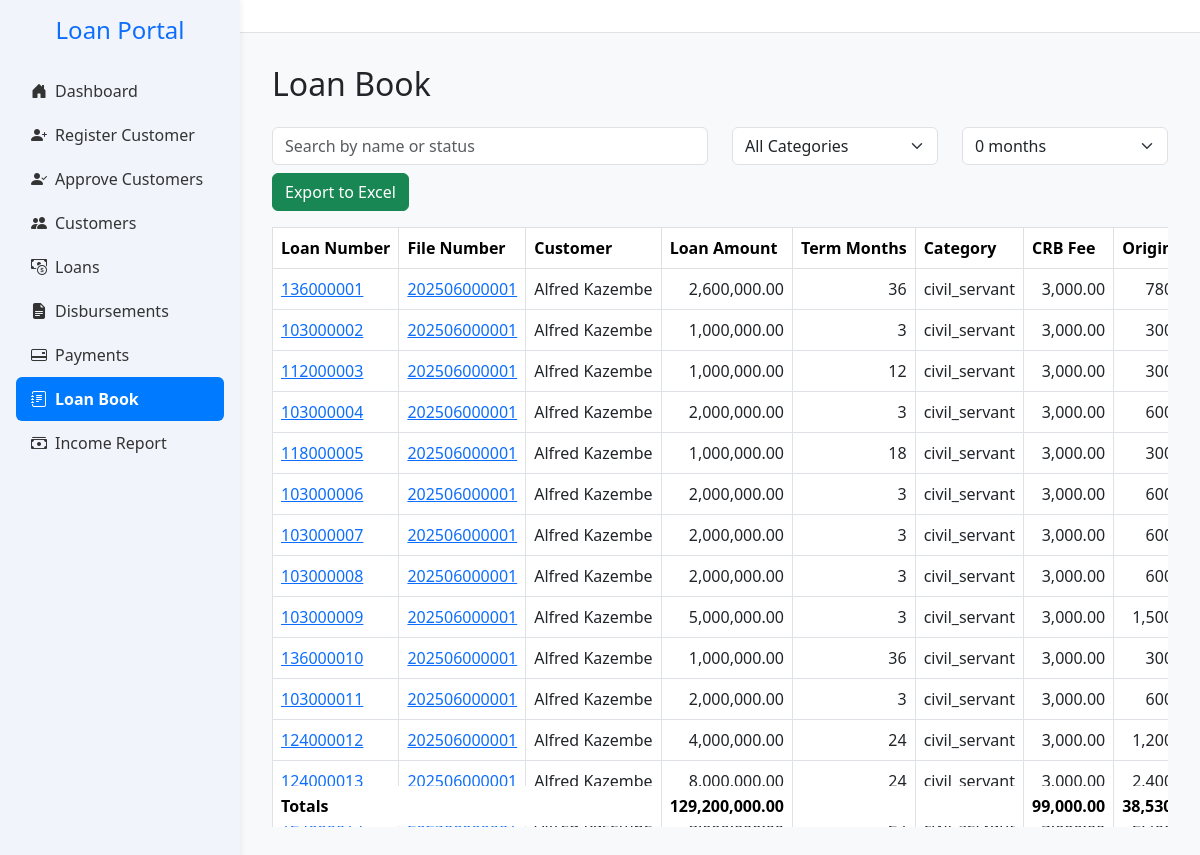
The page /loanbook on the database its author committed.
### app.py (models this page shows, shortened)
class LoanApplication(db.Model):
    __tablename__ = 'loan_applications'
    id = db.Column(db.Integer, primary_key=True)
    customer_id = db.Column(db.Integer, db.ForeignKey('customers.id'), nullable=False)
    loan_amount = db.Column(db.Float,nullable=False, default=0.0)
    status = db.Column(db.String(20), default='pending')
    created_at = db.Column(db.DateTime, default=datetime.utcnow)
    term_months = db.Column(db.Integer)
    monthly_instalment = db.Column(db.Float)
    total_repayment = db.Column(db.Float)
    effective_rate = db.Column(db.Float)
    category = db.Column(db.String(50))
    loan_category = db.Column(db.Integer, nullable=False)
    disbursed = db.Column(db.Boolean, default=False)
    disbursed_bank = db.Column(db.String(100))
    crb_fees = db.Column(db.Float, default=3000)
    origination_fees = db.Column(db.Float)
    insurance_fees = db.Column(db.Float)
    total_fees = db.Column(db.Float)
    collection_fees = db.Column(db.Float)
    schedule_id = db.Column(
    db.Integer,
    db.ForeignKey('repayment_schedules.id', use_alter=True, name='fk_schedule_id'),
    nullable=True
    )
    loan_number = db.Column(db.String(20), nullable=True, unique=True)
    file_number = db.Column(db.String(50))
    date_created = db.Column(db.DateTime, default=datetime.utcnow)
    disbursement_date = db.Column(db.Date, nullable=True)
    cash_to_client = db.Column(db.Float,nullable=False, default=0.0)
    top_up_interest = db.Column(db.Float, default=0.0)
    settlement_interest = db.Column(db.Float, default=0.0)
    closure_type = db.Column(db.String(20))  # 'settlement' or 'topup'
    closure_date = db.Column(db.DateTime)
    top_up_of = db.Column(db.Integer, db.ForeignKey('loan_applications.id'), nullable=True)
    application_status = db.Column(db.String(20), nullable=False, default='pending')
    loan_state = db.Column(db.String(20), nullable=False, default='active')
    performance_status = db.Column(db.String(20), nullable=False, default='performing')
    top_up_balance = db.Column(db.Float, default=0.0)
    settlement_balance = db.Column(db.Float, default=0.0)
    current_balance = db.Column(db.Float, default=0.0)
    settlement_type = Column(Enum(SettlementTypeEnum), nullable=True)
    settling_institution = Column(String(255), nullable=True)  # only if third_party
    settlement_reason = db.Column(db.String(255), nullable=True)
    vote_id = db.Column(db.Integer, db.ForeignKey('votes.id'))
    outstanding_fees = db.Column(db.Float, default=0.0)
    pricing_version = db.Column(db.Integer, default=1)
    applied_interest_rate = db.Column(db.Float)
    applied_collection_fee = db.Column(db.Float)
    written_off_amount = db.Column(db.Float, default=0.0)
    insurance_settlement_amount = db.Column(db.Float, default=0.0)
    parent_loan_id = db.Column(
        db.Integer,
        db.ForeignKey('loan_applications.id'),
        nullable=True
    )
    vote = db.relationship('Vote', backref='loan_applications')
    topups = db.relationship(
        'LoanApplication',
        foreign_keys=[parent_loan_id],  # 👈 Specify which foreign key to use
        backref=db.backref('parent_loan', remote_side=[id]),
        cascade='all, delete-orphan'
    )
    payments = db.relationship('Payment', back_populates='loan', cascade='all, delete-orphan')
    customer = db.relationship('Customer', back_populates='loans')
    repayment_schedules = db.relationship(
        'RepaymentSchedule',
        back_populates='loan',
        cascade='all, delete-orphan',
        foreign_keys='RepaymentSchedule.loan_id'
        )
    from datetime import datetime
    from dateutil.relativedelta import relativedelta   # already using
    import calendar

class Customer(db.Model):
    __tablename__ = 'customers'
    id = db.Column(db.Integer, primary_key=True)
    national_id = db.Column(db.String(20), unique=True, nullable=False)
    first_name = db.Column(db.String(100), nullable=False)
    last_name = db.Column(db.String(100), nullable=False)
    gender = db.Column(db.String(10))
    dob = db.Column(db.String(20))
    title = db.Column(db.String(20))
    email = db.Column(db.String(100), nullable=False)
    contact = db.Column(db.String(20))
    address = db.Column(db.String(255))
    next_of_kin_name = db.Column(db.String(20),nullable=False)
    next_of_kin_relationship = db.Column(db.String(20),nullable=False)
    next_of_kin_contact = db.Column(db.String(20))
    employer = db.Column(db.String(100), nullable=False)
    job_title = db.Column(db.String(100))
    salary = db.Column(db.Float)
    service_length = db.Column(db.String(50))
    bank_name = db.Column(db.String(100))
    bank_account = db.Column(db.String(20), nullable=False)
    salary_deposited = db.Column(db.String(10))
    district = db.Column(db.String(100))
    region = db.Column(db.String(100))
    amount_requested = db.Column(db.Float)
    status = db.Column(db.String(20), default='pending')
    is_approved_for_creation = db.Column(db.Boolean, default=False)
    maker_id = db.Column(db.Integer, nullable=False)
    checker_id = db.Column(db.Integer)
    is_approved_for_deletion = db.Column(db.Boolean, default=False)
    file_number = db.Column(db.String(20))
    created_at = db.Column(db.DateTime, default=datetime.utcnow)
    date_joined = db.Column(db.Date, nullable=True, index=True)
    is_voluntary_retirement_candidate = db.Column(db.Boolean, default=False)
    loans = db.relationship('LoanApplication', back_populates='customer')
    @property
    def is_voluntary_retirement_candidate(self):
        return self.years_in_service is not None and self.years_in_service >= 20

### app.py (the view, shortened to what this page needs)
@app.route('/loanbook')
def loanbook():
    try:
        page = int(request.args.get("page", 1))
        per_page = 1000
        ajax = request.args.get("ajax") == "true"
        loans_query = LoanApplication.query \
            .join(Customer, LoanApplication.customer_id == Customer.id) \
            .options(joinedload(LoanApplication.payments).joinedload(Payment.allocations))
        all_loans = loans_query.all()
        processed_loans = []
        for loan in all_loans:
            customer = loan.customer
            config = get_pricing_config(loan.category, loan.term_months, loan)
            loan_amount = loan.loan_amount or 0
            capitalized = (
                loan_amount
                + (loan_amount * config.get('origination', 0))
                + (loan_amount * config.get('insurance', 0))
                + config.get('crb', 0)
            )
            total_principal_paid = sum(
                (alloc.principal or 0)
                for p in loan.payments
                for alloc in p.allocations
            )
            remaining_balance = capitalized - (total_principal_paid or 0)
            processed_loans.append({
                'customer': {
                    'first_name': customer.first_name,
                    'last_name': customer.last_name,
                    'file_number': customer.file_number
                },
                'loan': {
                    'loan_number': loan.loan_number,
                    'amount': loan_amount,
                    'term': loan.term_months,
                    'category': loan.category,
                    'monthly_instalment': loan.monthly_instalment,
                    'total_repayment': loan.total_repayment,
                    'balance': round(remaining_balance, 2),
                    'disbursed': loan.disbursed,
                    'collection_fee': loan_amount * config.get('collection', 0)
                },
                'fees': {
                    'crb': config.get('crb', 0),
                    'origination': loan_amount * config.get('origination', 0),
                    'insurance': loan_amount * config.get('insurance', 0),
                    'total': (
                        config.get('crb', 0)
                        + (loan_amount * config.get('origination', 0))
                        + (loan_amount * config.get('insurance', 0))
                    )
                }
            })
        total_loans = len(processed_loans)
        start = (page - 1) * per_page
        end = start + per_page
        paginated_loans = processed_loans[start:end]
        has_next = end < total_loans
        totals = {
            "loan_amount": sum(loan["loan"]["amount"] or 0 for loan in processed_loans),
            "crb_fees": sum(loan["fees"]["crb"] or 0 for loan in processed_loans),
            "origination_fees": sum(loan["fees"]["origination"] or 0 for loan in processed_loans),
            "insurance_fees": sum(loan["fees"]["insurance"] or 0 for loan in processed_loans),
            "total_fees": sum(loan["fees"]["total"] or 0 for loan in processed_loans),
            "collection_fees": sum(
                loan["loan"]["collection_fee"] * (loan["loan"]["term"] or 0)
                for loan in processed_loans
            ),
            "total_balance": sum(loan["loan"]["balance"] or 0 for loan in processed_loans),
            "monthly_instalment": sum(loan["loan"]["monthly_instalment"] or 0 for loan in processed_loans),
            "total_repayment": sum(loan["loan"]["total_repayment"] or 0 for loan in processed_loans)
        }
        return render_template(
            'loanbook.html',
            loans=paginated_loans,
            page=page,
            has_next=has_next,
            loan_categories={loan['loan']['category'] for loan in processed_loans if loan['loan']['category']},
            loan_tenures=sorted({loan['loan']['term'] for loan in processed_loans if loan['loan']['term'] is not None}),
            totals=totals
        )
    except Exception as e:
        flash(f"Error loading loan book: {str(e)}", "danger")
        return redirect(url_for('home'))

### app.py (called while the page is built, shortened)
def get_pricing_config(category, term_months, loan=None):
    if loan and loan.applied_interest_rate is not None:
        return {
            'rate': loan.applied_interest_rate,
            'origination': loan.origination_fees / loan.loan_amount if loan.loan_amount else 0.15,
            'insurance': loan.insurance_fees / loan.loan_amount if loan.loan_amount else 0.026,
            'collection': loan.applied_collection_fee if loan.applied_collection_fee is not None else 0.0025,
            'crb': loan.crb_fees if loan.crb_fees is not None else 3000
        }

### templates/loanbook.html (shortened to what this page needs)
{% extends "base.html" %}
{% block content %}
<h2 class="mb-4">Loan Book</h2>
<div class="row search-bar">
  <div class="col-md-6 mb-2">
    <input type="text" id="searchInput" class="form-control" placeholder="Search by name or status">
  </div>
  <div class="col-md-3 mb-2">
    <select id="categoryFilter" class="form-select">
      <option value="">All Categories</option>
    </select>
  </div>
  <div class="col-md-3 mb-2">
    <select id="tenureFilter" class="form-select">
      {% for tenure in loan_tenures %}
      <option value="{{ tenure }}" {% if request.args.get('tenure')|int == tenure %}selected{% endif %}>{{ tenure }} months</option>
      {% endfor %}
    </select>
  </div>
</div>
<button class="btn btn-success mb-3" onclick="exportToExcel()">Export to Excel</button>
<div class="table-responsive" style="max-height: 600px; overflow: auto;">
  <table class="table table-bordered table-hover text-nowrap" id="loanTable">
    <thead class="table-light sticky-top">
      <tr>
        <th>Loan Number</th>
        <th>File Number</th>
        <th>Customer</th>
        <th>Loan Amount</th>
        <th>Term Months</th>
        <th>Category</th>
        <th>CRB Fee</th>
        <th>Origination</th>
      </tr>
    </thead>
    <tbody id="loanTableBody">
      {% include "partials/_loan_rows.html" %}
    </tbody>
    <tfoot class="table-light fw-bold">
      <tr>
        <td colspan="3">Totals</td>
        <td>{{ "{:,.2f}".format(totals.loan_amount or 0) }}</td>
        <td></td>
        <td></td>
        <td>{{ "{:,.2f}".format(totals.crb_fees or 0) }}</td>
        <td>{{ "{:,.2f}".format(totals.origination_fees or 0) }}</td>
      </tr>
    </tfoot>
  </table>
</div>
{% endblock %}

### templates/partials/_loan_rows.html (shortened to what this page needs)
{% for loan in loans %}
<tr>
  <td>
    <a href="{{ url_for('loan_statement', loan_number=loan['loan']['loan_number']) }}">
        {{ loan['loan']['loan_number'] }}
    </a>
    </td>
    <td>
    <a href="{{ url_for('customer_account', file_number=loan['customer']['file_number']) }}">
        {{ loan['customer']['file_number'] }}
    </a>
    </td>
  <td>{{ loan.customer.first_name }} {{ loan.customer.last_name }}</td>
  <td>{{ "{:,.2f}".format(loan.loan.amount) }}</td>
  <td>{{ loan.loan.term }}</td>
  <td>{{ loan.loan.category }}</td>
  <td>{{ "{:,.2f}".format(loan.fees.crb) }}</td>
  <td>{{ "{:,.2f}".format(loan.fees.origination) }}</td>
</tr>
{% endfor %}

### templates/base.html (style rules this page uses)
:root { --main-blue: #007bff; --sidebar-bg: #f1f5fb; --sidebar-hover: #dbeafe; }
body { overflow-x: hidden; background-color: #f8f9fa; }

### templates/loanbook.html (style rules this page uses)
.table-responsive { max-height: calc(100vh - 300px); overflow: auto; position: relative; }
.table-responsive thead th { position: sticky; top: 0; background: white; z-index: 2; box-shadow: 0 2px 2px -1px rgba(0,0,0,0.1); }
.table-responsive tfoot td { position: sticky; bottom: 0; background: white; z-index: 2; box-shadow: 0 -2px 2px -1px rgba(0,0,0,0.1); }
table.table tbody td:nth-child(4), table.table tbody td:nth-child(5), table.table tbody td:nth-child(7), table.table tbody td:nth-child(8), table.table tbody td:nth-child(9), table.table tbody td:nth-child(10), table.table tbody td:nth-child(11), table.table tbody td:nth-child(12), table.table tbody td:nth-child(13), table.table tbody td:nth-child(14) { text-align: right; }
table.table tfoot td:nth-child(4), table.table tfoot td:nth-child(5), table.table tfoot td:nth-child(7), table.table tfoot td:nth-child(8), table.table tfoot td:nth-child(9), table.table tfoot td:nth-child(10), table.table tfoot td:nth-child(11), table.table tfoot td:nth-child(12), table.table tfoot td:nth-child(13), table.table tfoot td:nth-child(14) { text-align: right; }

### rows shown on the page
LoanApplication: loan.loan_number "136000001", loan.amount "2,600,000.00", loan.category "civil_servant", fees.crb "3,000.00"
Customer: customer.file_number "202506000001" "202506000001" "202506000001" "202506000001" "202506000001" "202506000001" "202506000001" "202506000001" "202506000001" "202506000001" "202506000001" "202506000001" "202506000001", customer.first_name "Alfred" "Alfred" "Alfred" "Alfred" "Alfred" "Alfred" "Alfred" "Alfred" "Alfred" "Alfred" "Alfred" "Alfred" "Alfred", customer.last_name "Kazembe" "Kazembe" "Kazembe" "Kazembe" "Kazembe" "Kazembe" "Kazembe" "Kazembe" "Kazembe" "Kazembe" "Kazembe" "Kazembe" "Kazembe"
LoanApplication: loan.loan_number "103000002", loan.amount "1,000,000.00", loan.category "civil_servant", fees.crb "3,000.00"
LoanApplication: loan.loan_number "112000003", loan.amount "1,000,000.00", loan.category "civil_servant", fees.crb "3,000.00"
LoanApplication: loan.loan_number "103000004", loan.amount "2,000,000.00", loan.category "civil_servant", fees.crb "3,000.00"
LoanApplication: loan.loan_number "118000005", loan.amount "1,000,000.00", loan.category "civil_servant", fees.crb "3,000.00"
LoanApplication: loan.loan_number "103000006", loan.amount "2,000,000.00", loan.category "civil_servant", fees.crb "3,000.00"
LoanApplication: loan.loan_number "103000007", loan.amount "2,000,000.00", loan.category "civil_servant", fees.crb "3,000.00"
LoanApplication: loan.loan_number "103000008", loan.amount "2,000,000.00", loan.category "civil_servant", fees.crb "3,000.00"
LoanApplication: loan.loan_number "103000009", loan.amount "5,000,000.00", loan.category "civil_servant", fees.crb "3,000.00"
LoanApplication: loan.loan_number "136000010", loan.amount "1,000,000.00", loan.category "civil_servant", fees.crb "3,000.00"
LoanApplication: loan.loan_number "103000011", loan.amount "2,000,000.00", loan.category "civil_servant", fees.crb "3,000.00"
LoanApplication: loan.loan_number "124000012", loan.amount "4,000,000.00", loan.category "civil_servant", fees.crb "3,000.00"
LoanApplication: loan.loan_number "124000013", loan.amount "8,000,000.00", loan.category "civil_servant", fees.crb "3,000.00"

### other values the page prints
{{ loan.loan.term }} "36" "3" "12" "3" "18" "3" "3" "3" "3" "36" "3" "24" "24"
{{ "{:,.2f}".format(totals.loan_amount or 0) }} "129,200,000.00"
{{ "{:,.2f}".format(totals.crb_fees or 0) }} "99,000.00"
form field value "0 months"
